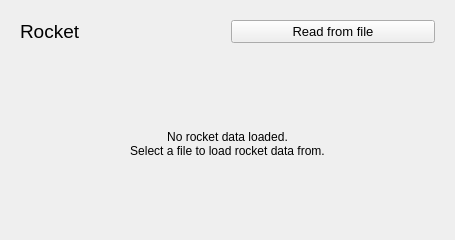
<?xml version="1.0" encoding="UTF-8"?>
<ui version="4.0">
 <class>RocketWidget</class>
 <widget class="QWidget" name="RocketWidget">
  <property name="geometry">
   <rect>
    <x>0</x>
    <y>0</y>
    <width>455</width>
    <height>240</height>
   </rect>
  </property>
  <property name="windowTitle">
   <string>Form</string>
  </property>
  <layout class="QVBoxLayout" name="verticalLayout">
   <item>
    <widget class="QWidget" name="headerWidget" native="true">
     <layout class="QHBoxLayout" name="horizontalLayout">
      <item>
       <widget class="QLabel" name="rocketHeading">
        <property name="font">
         <font>
          <pointsize>14</pointsize>
         </font>
        </property>
        <property name="text">
         <string>Rocket</string>
        </property>
        <property name="textFormat">
         <enum>Qt::TextFormat::AutoText</enum>
        </property>
       </widget>
      </item>
      <item>
       <widget class="QPushButton" name="readRocketButton">
        <property name="font">
         <font>
          <pointsize>10</pointsize>
         </font>
        </property>
        <property name="text">
         <string>Read from file</string>
        </property>
       </widget>
      </item>
     </layout>
    </widget>
   </item>
   <item>
    <widget class="QStackedWidget" name="stackedWidget">
     <widget class="QWidget" name="noRocketDataPage">
      <layout class="QVBoxLayout" name="verticalLayout_5">
       <item>
        <widget class="QLabel" name="noRocketDataLabel">
         <property name="text">
          <string>No rocket data loaded.
Select a file to load rocket data from.</string>
         </property>
         <property name="alignment">
          <set>Qt::AlignmentFlag::AlignCenter</set>
         </property>
        </widget>
       </item>
      </layout>
     </widget>
     <widget class="QWidget" name="rocketDisplayPage">
      <layout class="QGridLayout" name="gridLayout" columnstretch="0,0">
       <item row="1" column="1">
        <widget class="QLabel" name="rocketAccelerationPerEngineField">
         <property name="font">
          <font>
           <pointsize>11</pointsize>
           <bold>true</bold>
          </font>
         </property>
         <property name="text">
          <string>%d m/s²</string>
         </property>
        </widget>
       </item>
       <item row="0" column="0">
        <widget class="QLabel" name="rocketNumberOfEnginesLabel">
         <property name="font">
          <font>
           <pointsize>11</pointsize>
          </font>
         </property>
         <property name="text">
          <string>Number of engines:</string>
         </property>
         <property name="alignment">
          <set>Qt::AlignmentFlag::AlignRight|Qt::AlignmentFlag::AlignTrailing|Qt::AlignmentFlag::AlignVCenter</set>
         </property>
        </widget>
       </item>
       <item row="0" column="1">
        <widget class="QLabel" name="rocketNumberOfEnginesField">
         <property name="font">
          <font>
           <pointsize>11</pointsize>
           <bold>true</bold>
          </font>
         </property>
         <property name="text">
          <string>%d</string>
         </property>
        </widget>
       </item>
       <item row="1" column="0">
        <widget class="QLabel" name="rocketAccelerationPerEngineLabel">
         <property name="font">
          <font>
           <pointsize>11</pointsize>
          </font>
         </property>
         <property name="text">
          <string>Acceleration per engine:</string>
         </property>
         <property name="alignment">
          <set>Qt::AlignmentFlag::AlignRight|Qt::AlignmentFlag::AlignTrailing|Qt::AlignmentFlag::AlignVCenter</set>
         </property>
        </widget>
       </item>
      </layout>
     </widget>
    </widget>
   </item>
  </layout>
 </widget>
 <resources/>
 <connections/>
</ui>
